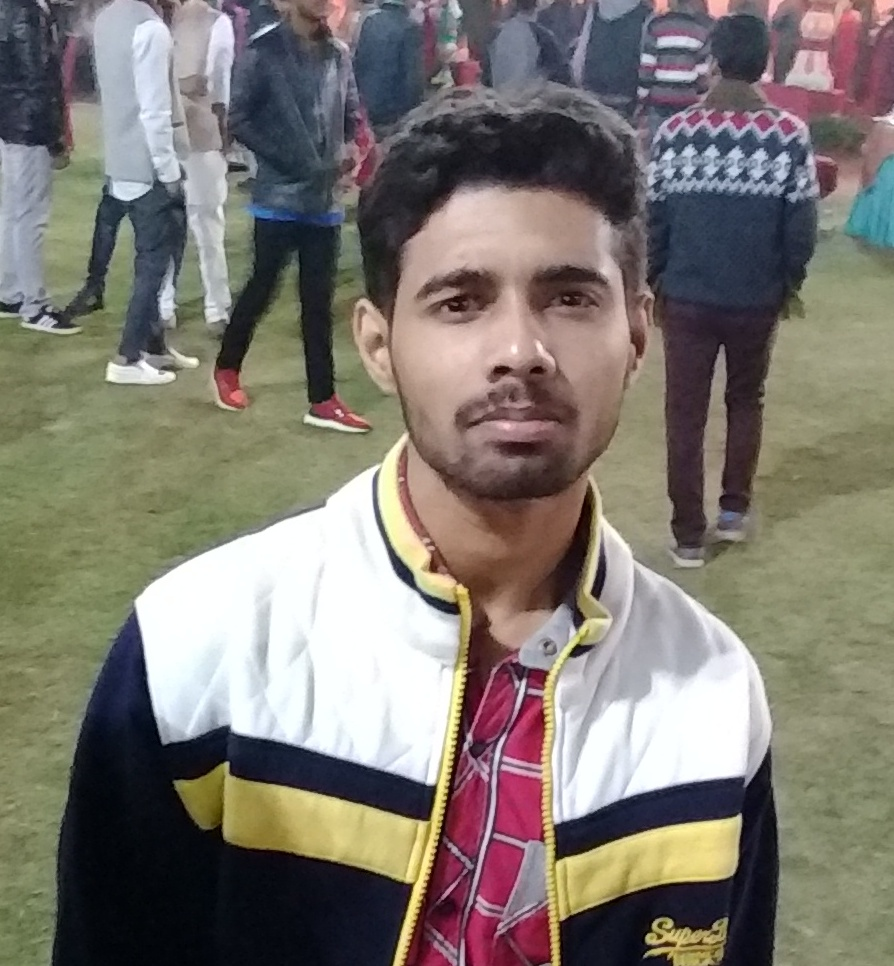
#> input picture image.jpg, 894 x 966 px, found by its file name
$ python shiftImage.py
#> lines starting #> are read from the running program, lines starting #| are printed output that depends on the picture
import cv2
import numpy as np

pic=cv2.imread('image.jpg')
#> pic is the input picture: shape (966, 894, 3); mean B, G, R 112.4, 119.8, 125.6
cols=pic.shape[1]
#> cols = 894
rows=pic.shape[0]
#> rows = 966
M=np.float32([[1, 0, 150], [0, 1, 70]])
shifted=cv2.warpAffine(pic, M, (cols, rows))
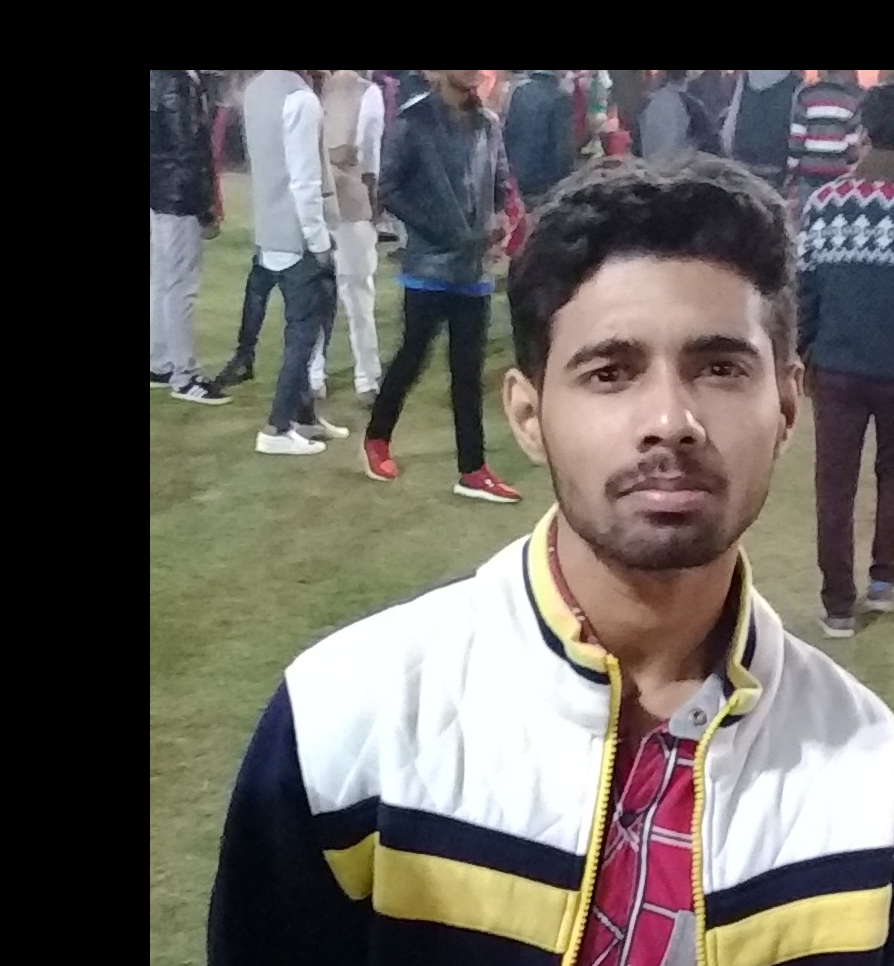
#> shifted: shape (966, 894, 3); mean B, G, R 91.7, 96.6, 101.1
cv2.imshow('shifted', shifted)

cv2.waitKey(0)
cv2.destroyAllWindows()
